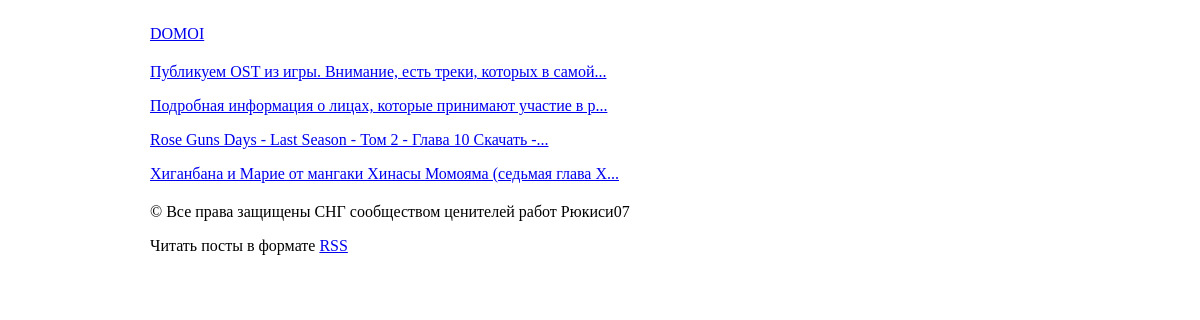
Page /tag/higurashi_mei on the committed database.
### db.py (models this page shows)
class BaseModel(Model):
    class Meta:
        database = database

class Tags(BaseModel):
    id = AutoField(unique=True)
    vk_id = ForeignKeyField(Post, backref='tags')
    name = CharField()

class Post(BaseModel):
    id = AutoField(unique=True)
    date = DateField()
    owner_id = IntegerField()
    vk_id = IntegerField()
    title = CharField()
    text = TextField()

### app.py (the view)
@app.route('/tag/<tag>')
def get_tag(tag):
    titles = (Tags
         .select(Tags, Post)
         .join(Post, on=(Post.vk_id == Tags.vk_id))
         .where(Tags.name==tag))
    return render_template('tag.html', titles=titles)

### templates/tag.html (shortened to what this page needs)
{% extends "base.html" %}
{% block content %}
    {% for title in titles %}
    <p> <a href="/post/{{ title.vk_id.vk_id }}"> {{ title.vk_id.title }} </a> </p>
    {% endfor %}
{% endblock %}

### static/style.css (style rules this page uses)
body { background-color: white; margin: 25px 150px 75px }

### rows in the picture
Tags: vk_id "Публикуем OST из игры. Внимание, есть треки, которых в самой...", vk_id "Rose Guns Days - Last Season - Том 2 - Глава 10 Скачать -...", vk_id "Хиганбана и Марие от мангаки Хинасы Момояма (седьмая глава Х..."
Tags: vk_id "Подробная информация о лицах, которые принимают участие в р..."
